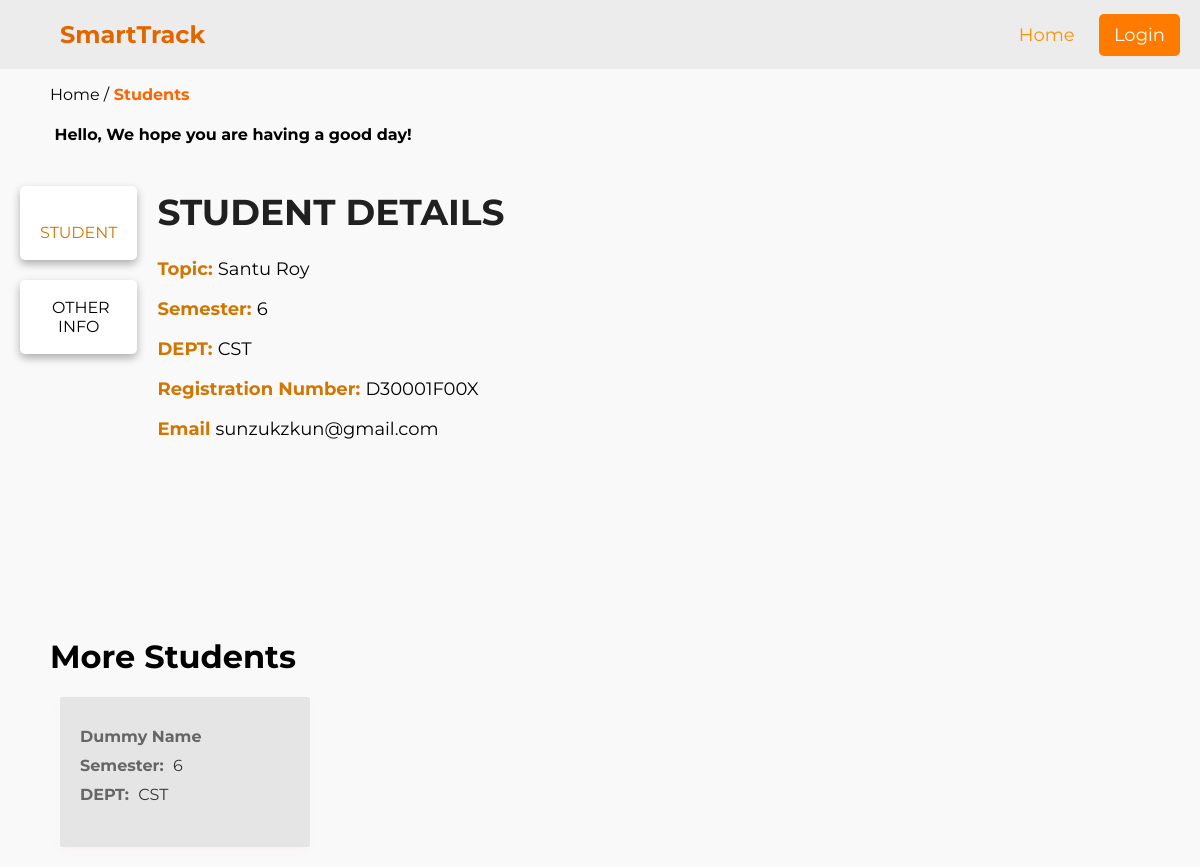
The app's page /website/student.php?id=24 with its own data.
### tables this page shows
CREATE TABLE `student_info` (
  `id` int NOT NULL,
  `email` varchar(255) NOT NULL,
  `password` varchar(9999) NOT NULL,
  `name` varchar(255) NOT NULL,
  `semester` varchar(25) NOT NULL,
  `department` varchar(255) NOT NULL,
  `registration_number` varchar(255) NOT NULL,
  `photos` mediumtext
);

### website/student.php (the view, shortened to what this page needs)
<?php
if ($_SERVER["REQUEST_METHOD"] == 'GET') {
    $student_id = $_GET['id'];
}
include './connection-files/db_classes_conn.php';
$stmt = $conn->prepare("SELECT * FROM student_info WHERE id = ?");
$stmt->bind_param("i", $student_id);
$stmt->execute();
$result = $stmt->get_result();
if (mysqli_num_rows($result) > 0) {
    while ($row = mysqli_fetch_assoc($result)) {
        $name = $row['name'];
        $desc = $row['semester'];
        $dept = $row['department'];
        $t_start = $row['registration_number'];
        $t_end = $row['email'];
    }
}
?>
<!DOCTYPE html>
<html lang="en">
<head>
    <link rel="stylesheet" href="./css/class.css">
    <link rel="stylesheet" href="https://site-assets.fontawesome.com/releases/v6.5.1/css/all.css">
</head>
<body>
<header>
    <div class="nav">
    <h1> <a href="./index.php" style="text-decoration: none;">SmartTrack</a></h1>
        <div class="nav-items">
            <ul>
                <li><a href="./index.php">Home</a></li>
                <?php
                if(!isset($_COOKIE['user_email']) || !isset($_COOKIE['user_password'])) {
                    echo '<li><a href="./login.php" id="btn-profile">Login</a></li>';
                } else {
                    echo '<li><a href="./profile.php" id="btn-profile">Profile</a></li>';
                }
                ?>
            </ul>
        </div>
    </div>
</header>
<div class="page-name">
    <p>Home /<span> Students</span></p>
</div>
<div class="greeting">
    <h4><i class="fa-solid fa-sun-cloud"></i> Hello, We hope you are having a good day!</h4>
</div>
<div class="main-content">
    <div class="cols-warper">
        <div class="column">
            <div class="col1-items">
                <p class="classes-btn"><i class="fa-duotone fa-graduation-cap"></i> STUDENT</p>
            </div>
            <div class="col1-items">
                <p class="notes-btn"><i class="fa-solid fa-notes"></i> OTHER INFO</p>
            </div>
        </div>
        <div class="column">
            <div class="col2-items">
                <div class="class-dtls">
                    <h1>STUDENT DETAILS</h1>
                    <p><span>Topic: </span><?php echo $name ?></p>
                    <p><span>Semester: </span><?php echo $desc ?></p>
                    <p><span>DEPT: </span><?php echo $dept ?></p>
                    <p><span>Registration Number: </span><?php echo $t_start ?></p>
                    <p><span>Email </span><?php echo $t_end ?></p>
                </div>
            </div>
        </div>
    </div>
</div>
<div class="all-classes">
    <h1>More Students</h1>
    <?php
    include './connection-files/db_classes_conn.php';
    if(!$dept){
        $sql = "SELECT * FROM student_info";
    } else {
        $sql = "SELECT * FROM student_info WHERE department = '$dept' and id != $student_id";
    }
    $result = mysqli_query($conn, $sql);
    if (mysqli_num_rows($result) > 0) {
        while ($row = mysqli_fetch_assoc($result)) {
            echo '<a href="student.php?id=' . $row['id'] . '" class="card">';
            echo '<p><span>'. $row['name'] . '</span> </p>';
            echo '<p><span>Semester:</span> ' . $row['semester'] . '</p>';
            echo '<p><span>DEPT:</span> ' . $row['department'] . '</p>';
            echo '</a>';
        }
    } else {
        echo '<p>No Students found from this dept if more student data exists and not showing up contact admin!</p>';
    }
    ?>
</div>
</body>
</html>

### website/css/class.css (style rules this page uses)
body { font-family: "Montserrat", sans-serif; overflow-x: hidden; background-color: #f9f9f9; padding: 0; margin: 0; }
header { background-color: #ececec; color: #ff8800; padding: 20px; text-align: center; }
.nav { display: flex; justify-content: space-between; align-items: center; color: #e26600; }
.nav h1 { margin: 0; font-size: 24px; font-weight: bold; padding-left: 40px; color: #e26600; }
.nav a { color: #e26600; }
.nav-items ul { list-style-type: none; padding: 0; margin: 0; }
.nav-items ul li { display: inline-block; margin-right: 20px; font-size: 18px; }
.nav-items a { color: #ff9100; text-decoration: none; }
.nav-items ul li:last-child { margin-right: 0; }
#btn-profile { background-color: #ff7b00; color: #ffffff; padding: 10px 15px 10px 15px; border-radius: 5px; }
.main-content { display: flex; justify-content: center; align-items: center; width: 100%; }
.cols-warper { display: flex; flex-wrap: wrap; max-width: 1600px; width: 100%; margin: 0 auto; }
.column { flex: 1; box-sizing: border-box; }
.column:nth-child(1) { flex: 0.3; }
.column:nth-child(2) { flex: 2; }
.column { border: 1px solid none; height: 450px; }
.greeting { padding-left: 50px; }
.page-name { padding-left: 50px; }
.page-name span { color: #fd6500; font-weight: bolder; }
.col1-items { background-color: #fff; border-radius: 5px; box-shadow: 0 4px 8px rgba(0, 0, 0, 0.3); margin: 20px; cursor: pointer; text-align: center; padding: 2px 20px 2px 20px; margin-bottom: 8px; }
.col2-items h1 { color: #202020; }
.col2-items { font-size: 18px; }
.col2-items span { font-weight: bolder; color: #d17600; }
.btn-active { color: #d17600; }
.all-classes { padding-left: 50px; }
.card { background-color: #dfdfdfbb; border-radius: 2px; box-shadow: 0 4px 8px rgba(255, 194, 194, 0.1); padding: 20px; margin: 0 10px 20px; width: calc(50% - 20px); max-width: 250px; box-sizing: border-box; display: inline-block; vertical-align: top; transition: transform 0.3s ease; height: 150px; text-decoration: none; }
.card p { font-size: 16px; color: #333; margin: 10px 0; }
.card p span { font-weight: bold; color: #666; margin-right: 5px; }

### records on screen
student_info: name "Santu Roy", semester "6", department "CST", registration_number "D30001F00X", email "sunzukzkun@gmail.com"
student_info: name "Dummy Name", semester "6", department "CST"
